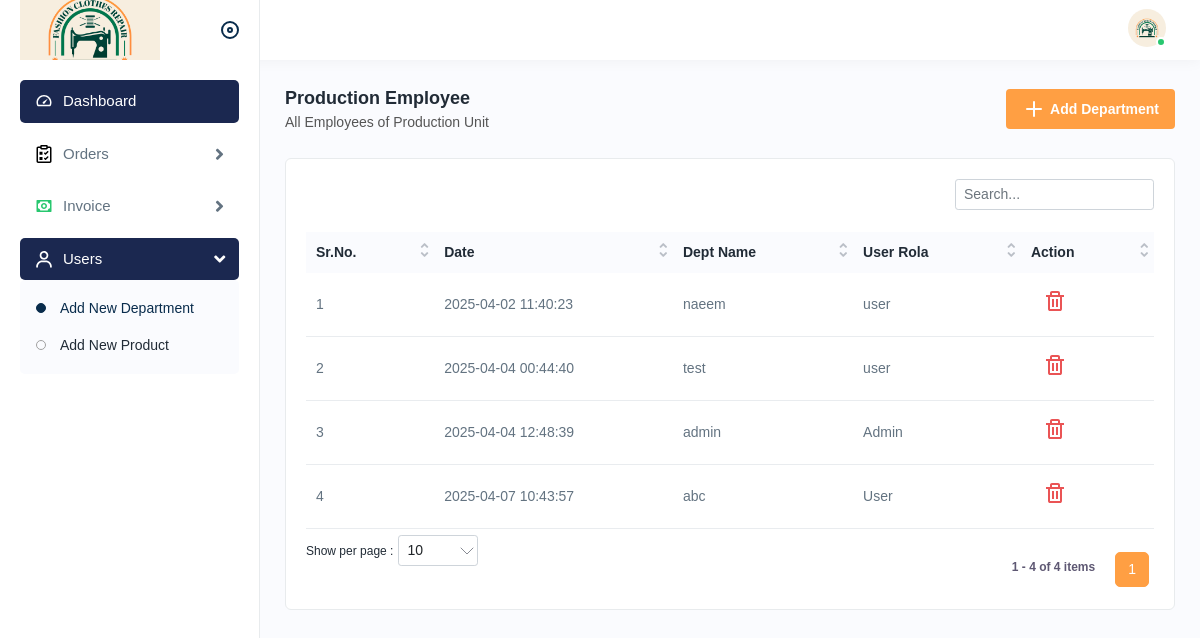
The page /add_employee.php (signed in) on the database as committed earlier.
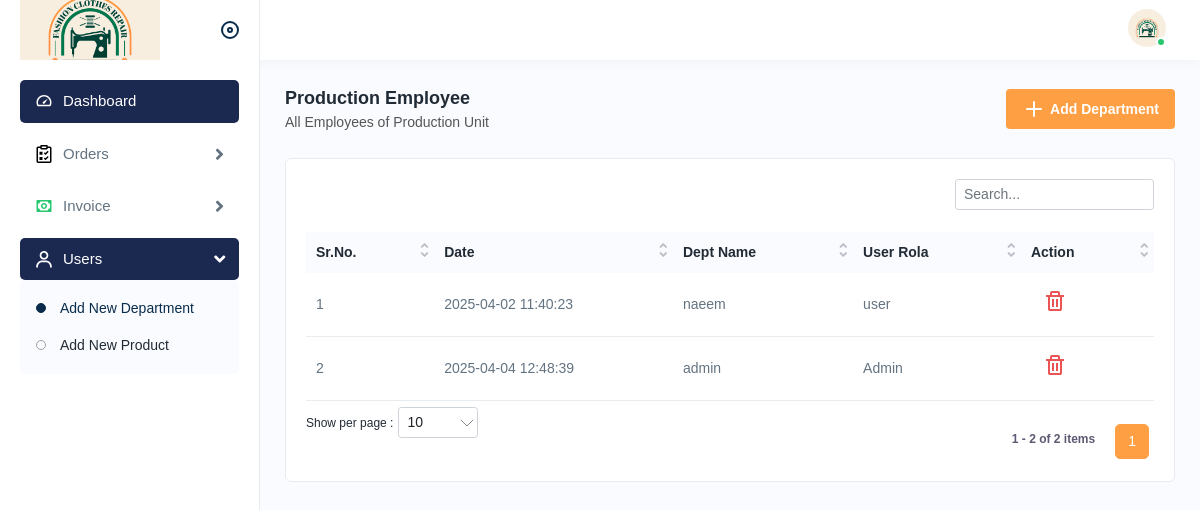
The same page on the database as committed later.
### tables this page shows
CREATE TABLE `signup` (
  `id` int(11) NOT NULL,
  `user_name` varchar(100) NOT NULL,
  `password` varchar(255) NOT NULL,
  `created_at` datetime NOT NULL DEFAULT current_timestamp() ON UPDATE current_timestamp(),
  `role_as` varchar(10) DEFAULT 'user'
);

### add_employee.php (the view, shortened to what this page needs)
<?php include('assets/includes/header.php'); ?>
<?php include('./connect.php'); ?>
<div class="page-wrapper">
    <div class="content">
        <div class="page-header">
            <div class="page-title">
                <h4>Production Employee </h4>
                <h6>All Employees of Production Unit</h6>
            </div>
            <div class="page-btn">
                <button type="button" class="btn btn-added" data-bs-toggle="modal" data-bs-target="#myModal"> <img
                        src="assets/img/icons/plus.svg" class="me-1" alt="img">
                    Add Department
                </button>
            </div>
        </div>
        <div class="card">
            <div class="card-body">
                <div class="table_responsive" id="add_employee">
                    <table id="myTable" class="table  datanew">
                        <thead>
                            <tr>
                                <th>Sr.No.</th>
                                <th>Date</th>
                                <th>Dept Name</th>
                                <th>User Rola</th>
                                <th>Action</th>
                            </tr>
                        </thead>
                        <tbody>
                            <?php
                                 $sql = "SELECT * FROM signup";
                                 $query_run = mysqli_query($conn, $sql);
                                 $total_rows = mysqli_num_rows($query_run);
                                 if($total_rows != 0){
                                    $number = 1;
                                    while($result = mysqli_fetch_assoc($query_run)){
                                        echo "
                                                <tr>
                                                    <td class='td_style'>".$number."</td>
                                                    <td class='td_style'>".$result['created_at']."</td>
                                                    <td class='td_style'>".$result['user_name']."</td>
                                                    <td class='td_style'>".$result['role_as']."</td>
                                                    <td>
                                                        <button type='button' class='btn btn-danger delete_btn' style='background:transparent; border:none;' value=".($result['id'])." ><img src='assets/img/icons/delete.svg' alt='img'></button>
                                                    </td>
                                                </tr>
                                            ";
                                        $number++;
                                    }
                                 }
                            ?>
                        </tbody>
                    </table>
                </div>
            </div>
        </div>
    </div>
</div>
<?php include('assets/includes/footer.php'); ?>

### assets/includes/header.php (shortened to what this page needs)
<!DOCTYPE html>
<html lang="en">
<head>
    <link rel="stylesheet" href="assets/css/bootstrap.min.css">
    <link rel="stylesheet" href="assets/css/animate.css">
    <link rel="stylesheet" href="assets/css/dataTables.bootstrap4.min.css">
    <link rel="stylesheet" href="assets/plugins/fontawesome/css/fontawesome.min.css">
    <link rel="stylesheet" href="assets/plugins/fontawesome/css/all.min.css">
    <link rel="stylesheet" href="assets/plugins/fontawesome/fontawesome6.5.1/fontawesome.min.css">
    <link rel="stylesheet" href="assets/plugins/fontawesome/fontawesome6.5.1/all.min.css">
    <link rel="stylesheet" href="assets/plugins/datepicker/daterangepicker.css">
    <link rel="stylesheet" href="https://cdnjs.cloudflare.com/ajax/libs/bootstrap-datepicker/1.6.4/css/bootstrap-datepicker.css" />
    <link rel="stylesheet" href="assets/css/style.css">
    <link rel="stylesheet" href="assets/css/main.css">
</head>
<body>
    <div class="main-wrapper">
        <div class="header">
            <div class="header-left active">
                <a href="index.php" class="logo">
                    <img src="assets/img/tailer.jpg" alt="">
                </a>
                <a id="toggle_btn" href="javascript:void(0);">
                </a>
            </div>
            <ul class="nav user-menu">
                <li class="nav-item dropdown has-arrow main-drop">
                        <a href="javascript:void(0);" class="dropdown-toggle nav-link userset" data-bs-toggle="dropdown" aria-expanded="false">
                            <span class="user-img"><img src="assets/img/profiles/tailer.jpg" alt="">
                                <span class="status online"></span></span>
                        </a>
                    </li>
            </ul>
        </div>
        <?php $page = substr( $_SERVER['SCRIPT_NAME'], strrpos($_SERVER['SCRIPT_NAME'], "/") + 1); ?>
        <div class="sidebar" id="sidebar">
            <div class="sidebar-inner slimscroll">
                <div id="sidebar-menu" class="sidebar-menu">
                    <ul>
                        <li class=active>
                            <a href="index.php" class="menu-link"><img src="assets/img/icons/dashboard.svg" alt="img"><span>
                                    Dashboard</span> </a>
                        </li>
                        <li class="submenu">
                            <a href="javascript:void(0);" class="menu-link"><img src="assets/img/icons/order.svg" alt="img"><span>
                            Orders</span> <span class="menu-arrow"></span></a>
                        </li>
                        <li class="submenu">
                            <a href="javascript:void(0);" class="menu-link"><img src="assets/img/icons/dash2.svg" alt="img"><span>
                            Invoice</span> <span class="menu-arrow"></span></a>
                        </li>
                        <li class="submenu">
                            <a href="javascript:void(0);"><img src="assets/img/icons/users1.svg" alt="img"><span>
                                    Users</span> <span class="menu-arrow"></span></a>
                            <ul>
                                <li><a <?= $page == "add_employee.php"? 'class="active" ' : ''?> href="add_employee.php">Add New Department</a></li>
                                <li><a <?= $page == "add_new_product.php"? 'class="active" ' : ''?> href="add_new_product.php">Add New Product</a></li>
                            </ul>
                        </li>
                    </ul>
                </div>
            </div>
        </div>

### assets/includes/footer.php (shortened to what this page needs)
</div>
</body>
</html>

Rows that differ between the two databases and show on the page:
removed signup: created_at "2025-04-04 00:44:40", user_name "test", role_as "user", $result['id'] 25 (drawn)
removed signup: created_at "2025-04-07 10:43:57", user_name "abc", role_as "User", $result['id'] 27 (drawn)
Other text that changed with them:
text written by a page script: "1 1 - 4 of 4 items" → "1 1 - 2 of 2 items"
